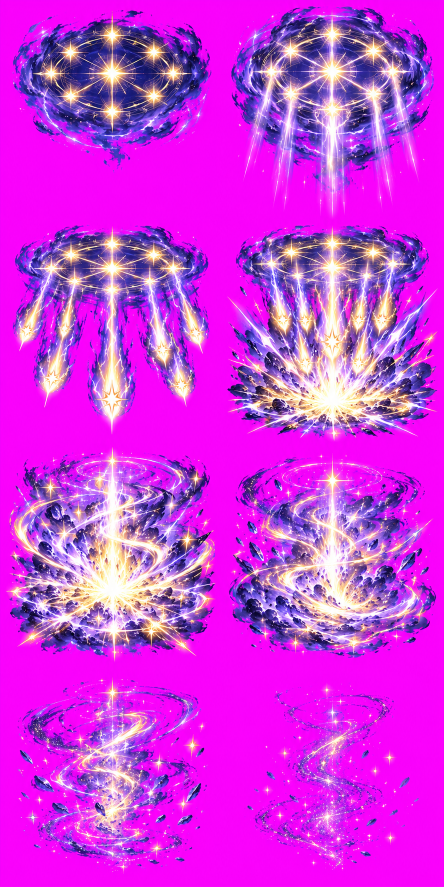
#> input picture assets/fx/forms/lightning-3/raw-sheet.png, 887 x 1774 px, found by its file name (shown at 1/2 size)
$ python process_alt.py
#> lines starting #> are read from the running program, lines starting #| are printed output that depends on the picture; after the words box and inside, x2 and y2 are one past the last pixel; in counts of white or black regions, pixels touching at a corner belong together
### assets/heroes/novice/pack_action.py
"""Pack a processed Tân action (generate2dsprite.py process output, preserve/feet) into a 256px atlas.

The processor runs on a larger cell so raised swords keep their headroom; this only crops each
frame to a 256 cell with the feet anchor on the shared floor (y=244 like every Tân sheet) and the
body anchor at x=128 (shifted only as far as needed to keep a wide pose inside the cell).
No art is drawn or resized here.

  python assets/heroes/novice/pack_action.py <proc dir> <prefix> <cols> <rows> <out atlas.webp> [floor]
"""
import json
import sys

import numpy as np
from pathlib import Path

from PIL import Image

sys.path.insert(0, str(Path(__file__).resolve().parents[3] / 'scripts'))
from prepare_masters import despill_boundary  # noqa: E402  (same edge despill as every Tân sheet)

FLOOR = 244


def pack(proc, prefix, cols, rows, out, floor=FLOOR, head_x=None):
    """head_x: hold the top of the hair at this x in every frame (a run loop whose feet anchor
    jumps between the support feet), instead of the processor's feet anchor."""
    proc = Path(proc)
    meta = json.loads((proc / 'pipeline-meta.json').read_text(encoding='utf-8'))
    ax, ay = meta['output_origin']
    count = cols * rows
    atlas = Image.new('RGBA', (cols * 256, rows * 256))
    report = []
    for i in range(count):
        frame = despill_boundary(Image.open(proc / f'{prefix}-{i + 1}.png').convert('RGBA'))
        box = frame.getchannel('A').point(lambda a: 255 if a >= 24 else 0).getbbox()
        x0, y0 = round(ax - 128), round(ay - floor)
        if head_x is not None:
            full = np.asarray(frame)[:, :, 3] > 160
            top = int(np.flatnonzero(full.sum(axis=1) >= 14)[0])
            x0 = round(np.median(np.flatnonzero(full[top:top + 12].any(axis=0))) - head_x)
        # Keep wide poses inside the cell: slide the window, never cut the art.
        if box[0] < x0 + 2: x0 = box[0] - 2
        if box[2] > x0 + 254: x0 = box[2] - 254
        if box[1] < y0 + 2: raise SystemExit(f'frame {i + 1}: art above the 256 cell ({box})')
        assert box[0] >= x0 and box[2] <= x0 + 256, (i, box, x0)
        cell = frame.crop((x0, y0, x0 + 256, y0 + 256))
        atlas.alpha_composite(cell, ((i % cols) * 256, (i // cols) * 256))
        # Head anchor: top of the hair (rows at least 14px wide, so a raised wooden blade is skipped).
        mask = np.asarray(cell)[:, :, 3] > 160
        y = int(np.flatnonzero(mask.sum(axis=1) >= 14)[0])
        xs = np.flatnonzero(mask[y:y + 12].any(axis=0))
        report.append({'frame': i + 1, 'window': [x0, y0], 'shiftX': round(ax - 128 - x0), 'head': [int(np.median(xs)), y]})
    atlas.save(out, lossless=True, method=6, exact=True)
    print(json.dumps(report))
    return report


# [3 lines that do not run on import are left out]


# [6 lines left out: function meta_entry, not called in this run]

### assets/heroes/novice/variants/alt/process_alt.py
"""Process the alternative look of Tân (variants/alt) into 256px runtime atlases + meta.json.

Every raw sheet (Codex gpt-6-astra, high) is cut by the generate2dsprite processor with one uniform
scale per sheet (preserve + feet), chosen so his standing pose has the same height in every action
(STANDING px, close to the current look's 176). The processor runs on a 384 cell so raised swords keep
their headroom; ../../pack_action.py then crops each frame to the 256 cell with the feet on y=244.

  python assets/heroes/novice/variants/alt/process_alt.py [action ...]
"""
import json
import subprocess
import sys
from pathlib import Path

import numpy as np
from PIL import Image

HERE = Path(__file__).resolve().parent
sys.path.insert(0, str(HERE.parents[1]))
from pack_action import pack, meta_entry  # noqa: E402

PROCESSOR = 'C:/Users/dungc/.codex/skills/generate2dsprite/scripts/generate2dsprite.py'
STANDING = 180  # px, hair tips to boot soles, in the 256 cell
WORK = 384
# action: grid (cols, rows), the frame that stands upright (scale reference), ms per frame, loop
ACTIONS = {
    'idle': ((2, 4), 0, 150, True),
    'attack': ((3, 2), 0, 110, False),
    'cast': ((3, 2), 5, 120, False),
    'hurt': ((3, 2), 5, 90, False),
    'run': ((3, 2), 2, 100, True),
}
# The run's feet anchor jumps between the support feet: hold the head still instead.
HEAD_X = {'run': 142}


def standing_height(raw, cols, rows, frame):
    """Hair-to-sole height of one frame, ignoring a thin raised blade (rows narrower than 12% of the cell)."""
#> called with cols = 2, rows = 4, frame = 0
    a = np.asarray(Image.open(raw).convert('RGB')).astype(int)
    body = ~((a[..., 0] > 180) & (a[..., 2] > 180) & (a[..., 1] < 90))
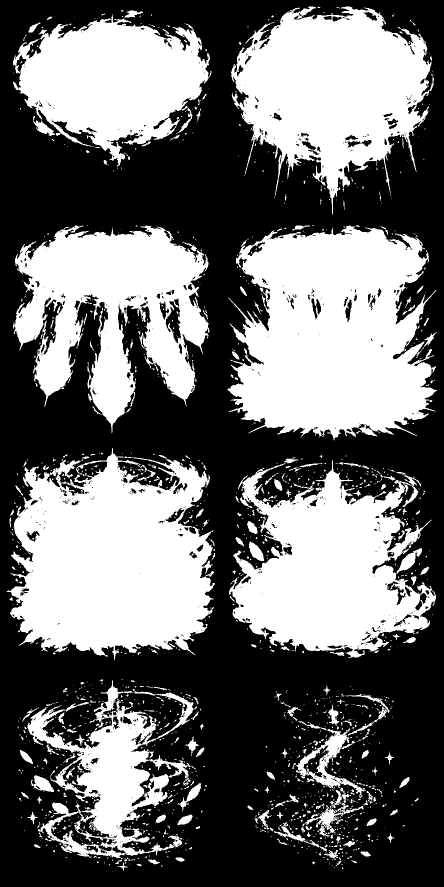
#> body: shape (1774, 887) bool (shown at 1/2 size); 42.9% white; 1564 white regions (1293 under 20 px), largest, box (x1, y1, x2, y2) and area: (455, 451, 874, 881) 130714, (13, 896, 430, 1321) 123080, (462, 13, 868, 430) 95585
    cw, ch = a.shape[1] / cols, a.shape[0] / rows
#> cw = 443.5; ch = 443.5
    x, y = int(frame % cols * cw), int(frame // cols * ch)
#> x = 0; y = 0
    cell = body[y:int(y + ch), x:int(x + cw)]
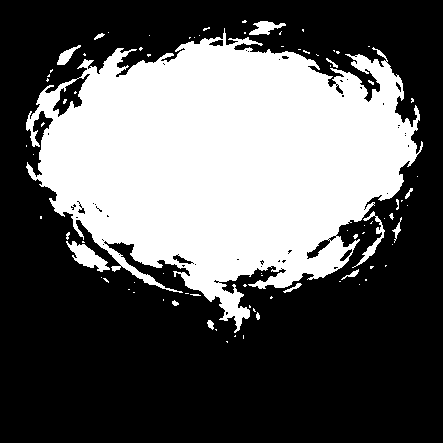
#> cell: shape (443, 443) bool; 37% white; 84 white regions (68 under 20 px), largest, box (x1, y1, x2, y2) and area: (26, 28, 423, 333) 70429, (66, 241, 110, 272) 590, (352, 211, 385, 268) 323
    wide = np.flatnonzero(cell.sum(axis=1) >= cw * .12)
#> wide = 244 values from 45 to 288
    rows_any = np.flatnonzero(cell.any(axis=1))
#> rows_any = 319 values from 20 to 342
    return rows_any.max() - wide.min(), cw


def run(action):
    (cols, rows), ref, duration, loop = ACTIONS[action]
    folder = HERE / action
    height, cell = standing_height(folder / 'raw-sheet.png', cols, rows, ref)
#> height = 297; cell = 443.5
    scale = STANDING / height  # raw px -> output px
#> scale = 0.606
    fit = scale * cell / WORK
#> fit = 0.7
    subprocess.run([sys.executable, PROCESSOR, 'process', '--input', str(folder / 'raw-sheet.png'), '--target', 'player', '--mode', action,
                    '--output-dir', str(folder / 'proc'), '--rows', str(rows), '--cols', str(cols), '--cell-size', str(WORK),
                    '--fit-scale', f'{fit:.4f}', '--align', 'feet', '--scale-strategy', 'preserve', '--component-mode', 'largest',
                    '--strict-qc', '--max-body-scale-cv', '0.08', '--max-anchor-y-std', '0.05', '--duration', str(duration)],
                   check=True, capture_output=True)
#> (this line was passed over: subprocess is not available in this run)
    report = pack(folder / 'proc', action, cols, rows, HERE / f'{action}.webp', head_x=HEAD_X.get(action))
    qc = json.loads((folder / 'proc/pipeline-meta.json').read_text(encoding='utf-8'))['qc_summary']
    return meta_entry(report, f'{action}.webp', cols, rows, duration, loop, hero='novice', action=action, accepted=True,
                      source=f'assets/heroes/novice/variants/alt/{action}/raw-sheet.png', model='gpt-6-astra (high)',
                      rawStandingHeight=int(height), outputScale=round(scale, 4), qc=qc)


if __name__ == '__main__':
    path = HERE / 'meta.json'
    book = json.loads(path.read_text(encoding='utf-8')) if path.exists() else {'hero': 'novice', 'name': 'Tân (bản vẽ mới)', 'cellSize': 256, 'actions': {}}
    for action in sys.argv[1:] or list(ACTIONS):
#> (the run stopped early here; a loop or call above may not have finished)
